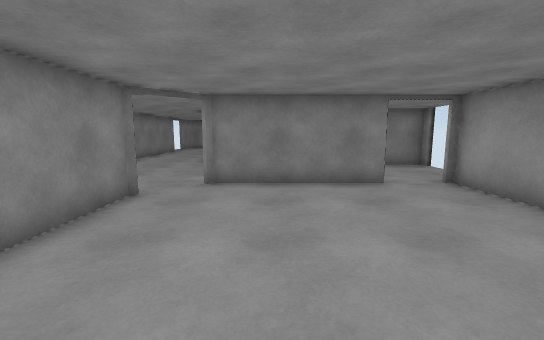
view 1 (above)

14 first-person views from a walk through a Unity game level. The camera is 1.4 m above the floor, tilts 8° down and sees 90° across. The floor is counted in squares, 1 m on a side. Each view is taken from the middle of a square. On the plan, view 1 faces up. The plan holds only what a view shows up to about 13 squares ahead; the rest is blank.

view 2
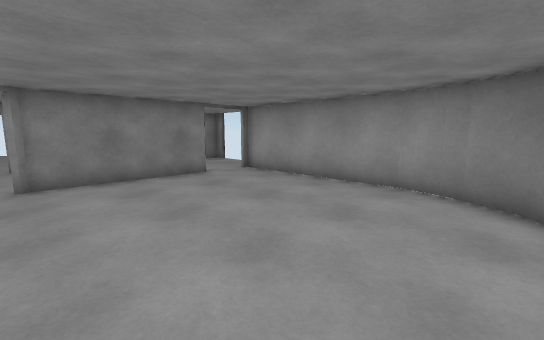

view 3
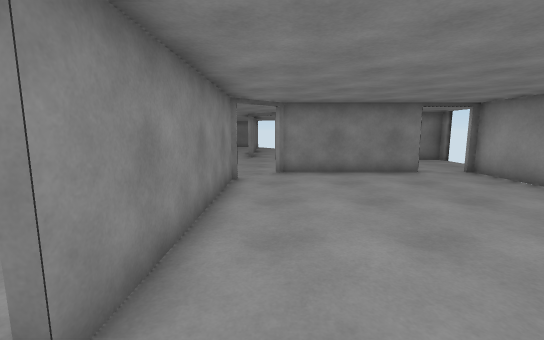

view 4
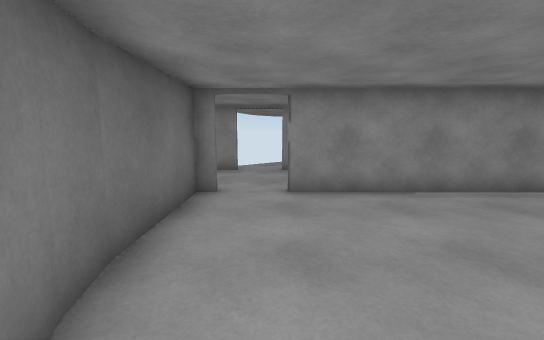

view 5
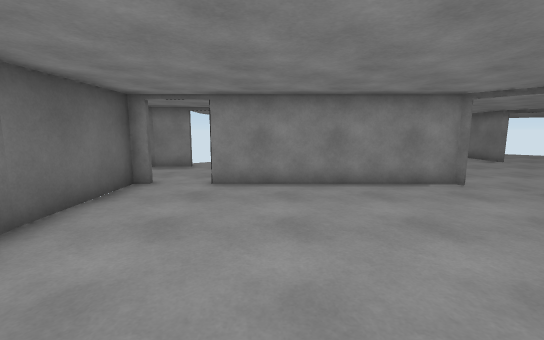

view 6
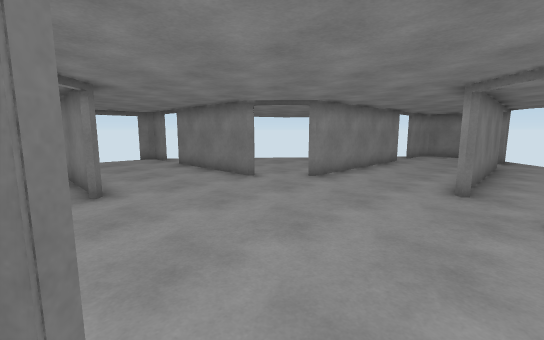

view 7
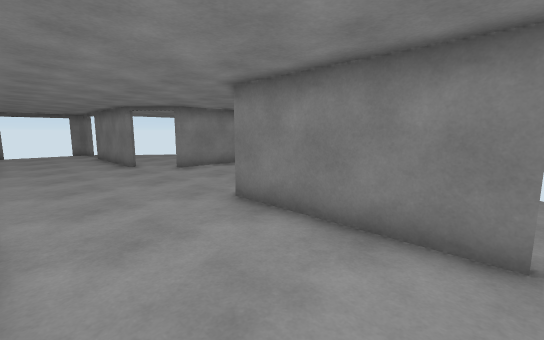

view 8
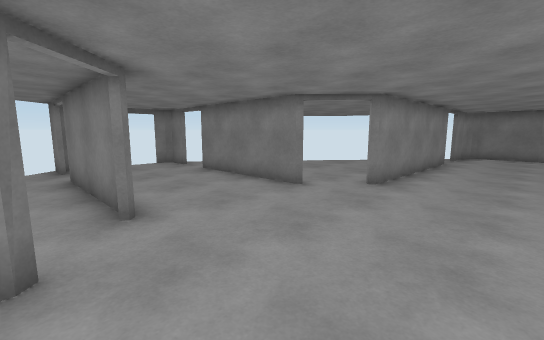

view 9
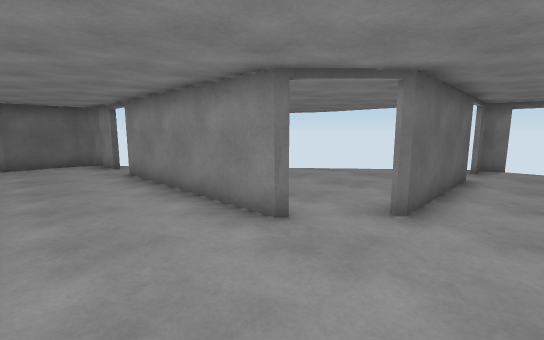

view 10
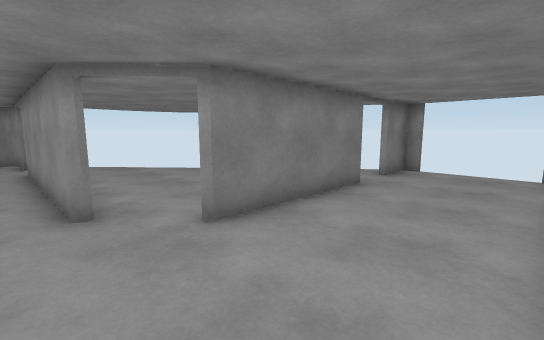

view 11
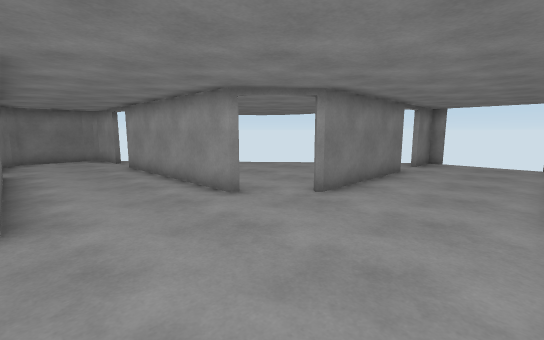

view 12
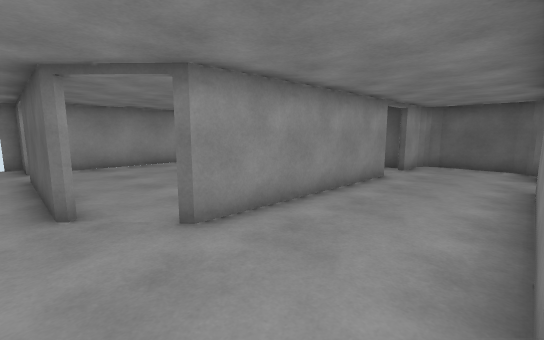

view 13
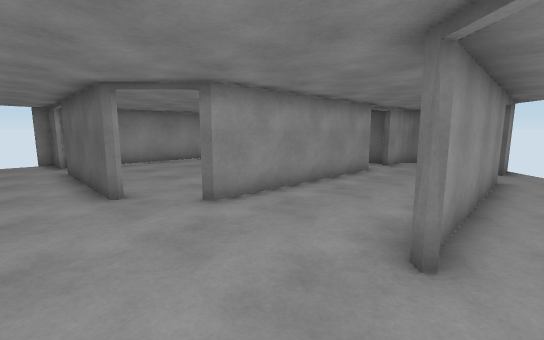

view 14
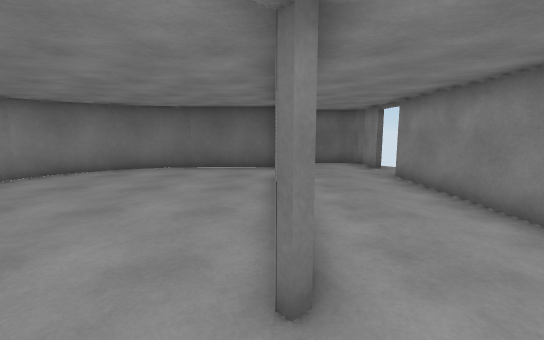

### Floor plan
Points are (right, up) in squares from view 1. A wall is a line through its corners. A room is listed if a view was taken in it or the views show most of it. See-through windows are left out.
Room 1 (views 1, 2, 3, 4, 5, 6)
walls: (5, 1.5) (5, 7.4); (4.8, 0.5) (5, 1.6); (1, -2.6) (2.6, -2) (4.1, -0.8) (4.8, 0.6); (0.1, -2.8) (1.2, -2.6); (-3.2, 6) (-3.2, -0.7); (3.2, 7.4) (-1.7, 7.4); (-3.3, -2.3) (-3.3, -2.8) (0.2, -2.8)
ways out: opening at (-3, -1.5) to room 2; opening at (-2, 6) to room 2; opening at (4, 7) to room 2
Room 2 (views 7, 8, 9, 10, 11, 12, 13, 14)
walls: (-3.3, 13) (-3.4, 19.7); (-8.6, 11.6) (-13.5, 11.7); (-1.8, 7.5) (3.1, 7.5); (-7.1, 6.1) (-7, -0.7); (3, 11.6) (-1.8, 11.6); (-13.5, 7.5) (-8.7, 7.5); (-7, 19.7) (-7.1, 13); (4.7, 7.5) (6.4, 7.5) (6.4, 8); (-15, 11.7) (-16.1, 11.7); (-3.5, -0.7) (-3.3, 6.1); (-16.2, 11.4) (-16.3, 10.9); (-3.5, 21.2) (-3.5, 22.8) (-3.7, 23.2) (-4.2, 23.4) (-6.4, 23.4) (-6.8, 23.1) (-7, 22.7); (-16.3, 8.2) (-16.2, 7.5) (-15, 7.5); (6.4, 11) (6.4, 11.5) (4.7, 11.5); (-6.9, -2.2) (-6.9, -3.8); (-6.7, -4.1) (-6.3, -4.3) (-4.1, -4.3) (-3.5, -4) (-3.5, -2.3)
ways out: opening at (-3, -1.5) to room 1; opening at (-2, 6) to room 1; opening at (4, 7) to room 1; opening at (-14, 7); opening at (-14, 12); opening at (-8, 7); opening at (-8, 12); opening at (-7, -1.5); opening at (-7, 20.5); opening at (-3, 20.5); opening at (-2, 13); opening at (4, 12)

Where each view was taken, in squares from view 1:
view 1: 0 up, 0 right, facing up
view 2: 1 down, 2 left, facing up-right
view 3: 2 down, 2 left, facing up
view 4: 1 down, 3 right, facing left
view 5: 1 up, 4 right, facing left
view 6: 6 up, 2 left, facing up-left
view 7: 8 up, 3 right, facing up-left
view 8: 6 up, 4 left, facing up-left
view 9: 9 up, 4 left, facing down-left
view 10: 8 up, 4 left, facing up-right
view 11: 8 up, 7 left, facing up-right
view 12: 8 up, 7 left, facing down-right
view 13: 9 up, 8 left, facing down-right
view 14: 8 up, 3 left, facing down
